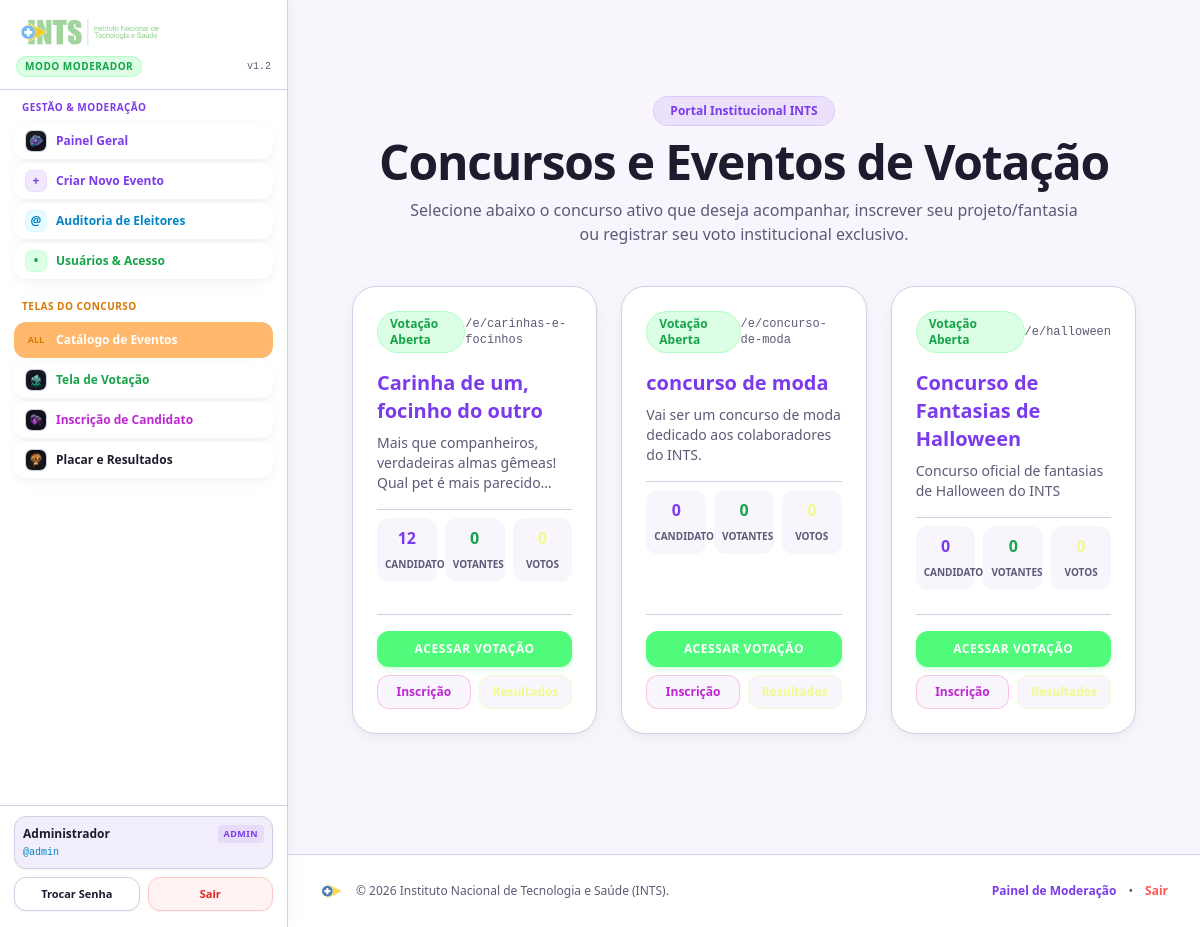
Screenshot of /eventos (signed in) with the database file from the repository.
### tables this page shows
CREATE TABLE events (
                id INTEGER PRIMARY KEY AUTOINCREMENT,
                slug TEXT NOT NULL COLLATE NOCASE UNIQUE,
                nome TEXT NOT NULL,
                descricao TEXT DEFAULT '',
                ativo INTEGER DEFAULT 1,
                created_at TIMESTAMP DEFAULT CURRENT_TIMESTAMP
            , tema TEXT DEFAULT 'dracula', campos_personalizados TEXT DEFAULT '[]');

### app/routes/public.py (the view)
@public_bp.route("/eventos", methods=["GET"])
def events_catalog():
    all_events = list_events()
    if request.is_json or request.headers.get("Accept") == "application/json":
        return jsonify({"events": all_events}), 200
    return render_template("events.html", events=all_events)

### app/__init__.py (called while the page is built)
    def __call__(self, environ, start_response):
        script_name = environ.get("HTTP_X_SCRIPT_NAME", "")
        if script_name:
            environ["SCRIPT_NAME"] = script_name
            path_info = environ.get("PATH_INFO", "")
            if path_info.startswith(script_name):
                environ["PATH_INFO"] = path_info[len(script_name):]
        return self.app(environ, start_response)

### app/db.py (called while the page is built, shortened)
def parse_custom_fields(fields_input: Any) -> List[Dict[str, Any]]:
    if not fields_input:
        return []
    parsed = []
    if isinstance(fields_input, str):
        fields_input = fields_input.strip()
        if not fields_input or fields_input in ("[]", "{}"):
            return []
        try:
            parsed = json.loads(fields_input)
        except Exception:
            return []
    elif isinstance(fields_input, list):
        parsed = fields_input
    elif isinstance(fields_input, dict):
        parsed = [fields_input]
    else:
        return []

def create_connection(db_path: Union[str, Path]) -> sqlite3.Connection:
    path_str = str(db_path)
    if path_str != ":memory:":
        os.makedirs(os.path.dirname(os.path.abspath(path_str)), exist_ok=True)
    conn = sqlite3.connect(
        path_str,
        timeout=5.0,
        isolation_level=None,  # Autocommit mode enables explicit transaction control (BEGIN IMMEDIATE)
        check_same_thread=False
    )
    conn.row_factory = sqlite3.Row
    conn.execute("PRAGMA foreign_keys = ON;")
    conn.execute("PRAGMA journal_mode = WAL;")
    conn.execute("PRAGMA busy_timeout = 5000;")
    conn.execute("PRAGMA synchronous = NORMAL;")
    return conn

def get_db(db_path: Optional[Union[str, Path]] = None) -> sqlite3.Connection:
    if has_app_context():
        if "db" not in g:
            configured_path = current_app.config.get("DATABASE_PATH") or current_app.config.get("DATABASE")
            path = db_path or configured_path or DEFAULT_DB_PATH
            g.db = create_connection(path)
        return g.db
    path = db_path or DEFAULT_DB_PATH
    return create_connection(path)

### app/routes/public.py (called while the page is built)
@public_bp.after_request
def no_stale_pages(response):
    if response.mimetype == "text/html":
        response.headers["Cache-Control"] = "no-cache, must-revalidate"
    return response

### templates/events.html (shortened to what this page needs)
{% extends "base.html" %}
{% block content %}
<div class="max-w-6xl mx-auto px-4 sm:px-6 lg:px-8 py-10 space-y-10">
  <div class="text-center space-y-3">
    <div class="inline-flex items-center px-4 py-1.5 rounded-full text-xs font-bold bg-[#bd93f9]/20 text-[#bd93f9] border border-[#bd93f9]/30">
      Portal Institucional INTS
    </div>
    <h1 class="text-3xl sm:text-4xl lg:text-5xl font-black text-[#f8f8f2] tracking-tight">
      Concursos e Eventos de Votação
    </h1>
    <p class="max-w-2xl mx-auto text-sm sm:text-base text-[#6272a4]">
      Selecione abaixo o concurso ativo que deseja acompanhar, inscrever seu projeto/fantasia ou registrar seu voto institucional exclusivo.
    </p>
  </div>
  {% if events %}
  <div class="grid grid-cols-1 md:grid-cols-2 lg:grid-cols-3 gap-6">
    {% for ev in events %}
    <div class="bg-[#343746] rounded-3xl p-6 border border-[#6272a4]/40 shadow-xl flex flex-col justify-between hover:border-[#bd93f9] transition duration-200 group">
      <div class="space-y-4">
        <div class="flex items-center justify-between">
          {% if ev.ativo %}
          <span class="inline-flex items-center px-3 py-1 rounded-full text-xs font-bold bg-[#50fa7b]/20 text-[#50fa7b] border border-[#50fa7b]/30">
            Votação Aberta
          </span>
          {% else %}
          <span class="inline-flex items-center px-3 py-1 rounded-full text-xs font-bold bg-[#ff5555]/20 text-[#ff5555] border border-[#ff5555]/30">
            Encerrado
          </span>
          {% endif %}
          <span class="text-xs font-mono text-[#6272a4]">/e/{{ ev.slug }}</span>
        </div>
        <div>
          <h2 class="text-xl font-black text-[#f8f8f2] group-hover:text-[#bd93f9] transition">
            {{ ev.nome }}
          </h2>
          <p class="text-xs sm:text-sm text-[#6272a4] mt-2 line-clamp-3">
            {{ ev.descricao or 'Concurso institucional oficial do Instituto Nacional de Tecnologia e Saúde.' }}
          </p>
        </div>
        <div class="grid grid-cols-3 gap-2 pt-2 border-t border-[#6272a4]/20 text-center">
          <div class="p-2 rounded-xl bg-[#282a36]">
            <span class="block text-base font-extrabold text-[#bd93f9]">{{ ev.total_candidatos or 0 }}</span>
            <span class="text-[10px] uppercase font-bold text-[#6272a4]">Candidatos</span>
          </div>
          <div class="p-2 rounded-xl bg-[#282a36]">
            <span class="block text-base font-extrabold text-[#50fa7b]">{{ ev.total_votantes or 0 }}</span>
            <span class="text-[10px] uppercase font-bold text-[#6272a4]">Votantes</span>
          </div>
          <div class="p-2 rounded-xl bg-[#282a36]">
            <span class="block text-base font-extrabold text-[#f1fa8c]">{{ ev.total_votos or 0 }}</span>
            <span class="text-[10px] uppercase font-bold text-[#6272a4]">Votos</span>
          </div>
        </div>
      </div>
      <div class="mt-6 pt-4 border-t border-[#6272a4]/30 space-y-2">
        {% if ev.ativo %}
        <a href="{{ url_for('public.vote', slug=ev.slug) }}"
           class="block w-full py-2.5 px-4 rounded-xl text-xs font-black uppercase tracking-wider text-center text-[#282a36] bg-[#50fa7b] hover:bg-[#50fa7b]/90 shadow-md shadow-[#50fa7b]/20 transition">
          Acessar Votação
        </a>
        {% endif %}
        <div class="grid grid-cols-2 gap-2">
          <a href="{{ url_for('public.register', slug=ev.slug) }}"
             class="py-2 px-3 rounded-xl text-xs font-bold text-center text-[#ff79c6] bg-[#282a36] hover:bg-[#ff79c6] hover:text-[#282a36] border border-[#ff79c6]/40 transition">
            Inscrição
          </a>
          <a href="{{ url_for('public.results', slug=ev.slug) }}"
             class="py-2 px-3 rounded-xl text-xs font-bold text-center text-[#f1fa8c] bg-[#282a36] hover:bg-[#f1fa8c] hover:text-[#282a36] border border-[#f1fa8c]/40 transition">
          </a>
        </div>
      </div>
    </div>
    {% endfor %}
  </div>
  {% else %}
  <div class="text-center py-16 bg-[#343746] rounded-3xl border border-[#6272a4]/30 space-y-4">
    <p class="text-base text-[#6272a4]">Nenhum concurso ou evento de votação ativo no momento.</p>
  </div>
  {% endif %}
</div>
{% endblock %}

### static/css/custom.css (style rules this page uses)
:root, [data-theme="dracula"] { --theme-bg: #282a36; --theme-header: #1e1f29; --theme-card: #343746; --theme-card-hover: #44475a; --theme-border: #6272a4; --theme-primary: #bd93f9; --theme-secondary: #ff79c6; --theme-accent: #ffb86c; --theme-success: #50fa7b; --theme-cyan: #8be9fd; --theme-text: #f8f8f2; --theme-muted: #9aa3c2; --theme-gradient: linear-gradient(135deg, #ffb86c, #ff79c6, #bd93f9); }
@media (prefers-color-scheme: light) { :root, [data-theme="dracula"] { --theme-bg: #f8f6fc; --theme-header: #ffffff; --theme-card: #ffffff; --theme-card-hover: #f1edfa; --theme-border: #d4cee4; --theme-primary: #7c3aed; --theme-secondary: #c026d3; --theme-accent: #d97706; --theme-success: #16a34a; --theme-cyan: #0284c7; --theme-text: #1e1b2e; --theme-muted: #5e5977; --theme-gradient: linear-gradient(135deg, #d97706, #c026d3, #7c3aed); } }
html { scroll-behavior: smooth; background-color: var(--theme-bg); color: var(--theme-text); }
body { background-color: var(--theme-bg); color: var(--theme-text); transition: background-color 0.25s ease, color 0.25s ease; }
@media (prefers-color-scheme: light) { .bg-\[\#282a36\], [class*="bg-[#282a36]"] { background-color: var(--theme-bg) !important; } }
@media (prefers-color-scheme: light) { .bg-\[\#343746\], [class*="bg-[#343746]"] { background-color: var(--theme-card) !important; box-shadow: 0 4px 18px -2px rgba(0, 0, 0, 0.05), 0 2px 6px -1px rgba(0, 0, 0, 0.03) !important; } }
@media (prefers-color-scheme: light) { .text-\[\#f8f8f2\], [class*="text-[#f8f8f2]"] { color: var(--theme-text) !important; } }
@media (prefers-color-scheme: light) { .text-\[\#6272a4\], [class*="text-[#6272a4]"] { color: var(--theme-muted) !important; } }
@media (prefers-color-scheme: light) { .text-\[\#bd93f9\], [class*="text-[#bd93f9]"] { color: var(--theme-primary) !important; } }
@media (prefers-color-scheme: light) { .text-\[\#ff79c6\], [class*="text-[#ff79c6]"] { color: var(--theme-secondary) !important; } }
@media (prefers-color-scheme: light) { .text-\[\#50fa7b\], [class*="text-[#50fa7b]"] { color: var(--theme-success) !important; } }
@media (prefers-color-scheme: light) { .border-\[\#6272a4\]\/20, .border-\[\#6272a4\]\/25, .border-\[\#6272a4\]\/30, .border-\[\#6272a4\]\/40, .border-\[\#6272a4\]\/50, .border-\[\#6272a4\], .border-\[\#44475a\] { border-color: var(--theme-border) !important; } }
@media (prefers-color-scheme: light) { .bg-\[\#bd93f9\].text-\[\#282a36\], .bg-\[\#50fa7b\].text-\[\#282a36\], .bg-\[\#ff79c6\].text-\[\#282a36\], .bg-\[\#ffb86c\].text-\[\#282a36\], .bg-\[\#f1fa8c\].text-\[\#282a36\] { color: #ffffff !important; } }

### rows the page displays
events: ativo "Votação Aberta", slug "carinhas-e-focinhos", nome "Carinha de um, focinho do outro", descricao "Mais que companheiros, verdadeiras almas gêmeas! Qual pet é mais…", total_candidatos "12", total_votantes "0"
events: ativo "Votação Aberta", slug "concurso-de-moda", nome "concurso de moda", descricao "Vai ser um concurso de moda dedicado aos colaboradores do INTS.", total_candidatos "0", total_votantes "0"
events: ativo "Votação Aberta", slug "halloween", nome "Concurso de Fantasias de Halloween", descricao "Concurso oficial de fantasias de Halloween do INTS", total_candidatos "0", total_votantes "0"

### other values shown
{{ session.user_name or session.username or 'Administrador' }} "Administrador"
{{ session.username or 'admin' }} "admin"
{{ now_year or '2026' }} "2026"
